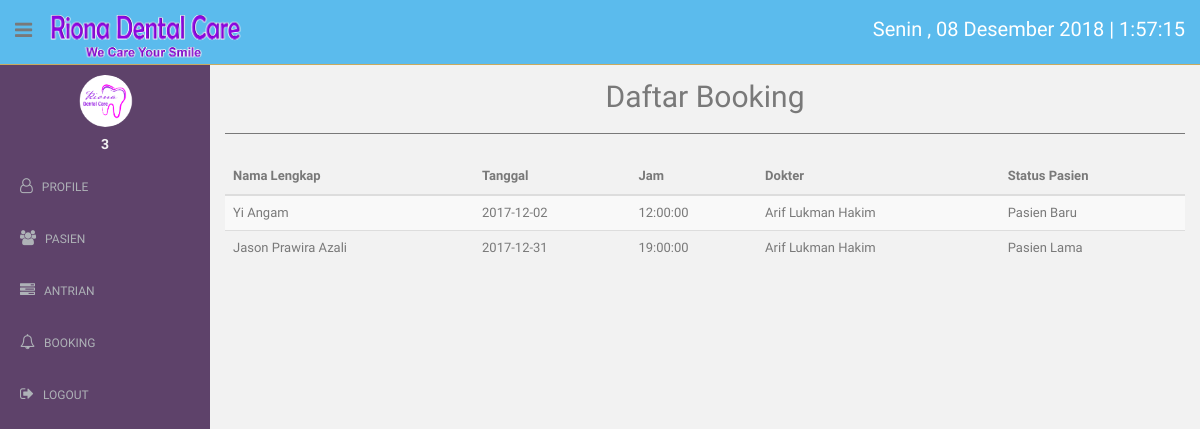
Page /dokter/booking.php (signed in) on the committed database.
### tables this page shows
CREATE TABLE `booking` (
  `id_booking` int(8) NOT NULL,
  `id_pasien` int(11) DEFAULT NULL,
  `nama_pasien` text NOT NULL,
  `id_dokter` int(11) NOT NULL,
  `tanggal` date NOT NULL,
  `jam` time NOT NULL,
  `no_telp` text NOT NULL,
  `status_pasien` int(1) NOT NULL
);

CREATE TABLE `dokter` (
  `id_dokter` int(11) NOT NULL,
  `no_reg_dokter` varchar(12) DEFAULT NULL,
  `nama_dokter` text NOT NULL,
  `alamat` text NOT NULL,
  `tanggal_lahir` date NOT NULL,
  `jenis_kelamin` varchar(1) NOT NULL,
  `no_telp` text NOT NULL,
  `email` text NOT NULL,
  `status` int(1) NOT NULL,
  `id_user_klinik` int(11) NOT NULL
);

### dokter/booking.php (the view, shortened to what this page needs)
<?php
  include "../connection/connect.php";
  include "headside.php";
  $dataBooking = $conn->query("SELECT booking.id_booking as id_booking, booking.nama_pasien as nama_pasien, booking.tanggal as tanggal, booking.jam as jam, dokter.nama_dokter as nama_dokter, booking.status_pasien as status_pasien FROM booking, dokter WHERE booking.id_dokter = dokter.id_dokter");
?>
<!DOCTYPE html>
<html lang="en">
  <head>
    <link href="../assets/css/bootstrap.css" rel="stylesheet">
    <link href="../assets/font-awesome/css/font-awesome.css" rel="stylesheet" />
    <link href="../assets/css/style.css" rel="stylesheet">
    <link href="../assets/css/style-responsive.css" rel="stylesheet">
    <link href="../assets/css/dataTables.bootstrap.min.css" rel="stylesheet">
  </head>
  <body onload="startTime()">
  <section id="container" >
      <?php
        echo $headbar;
        echo $sidebar;
      ?>
      <section id="main-content">
          <section class="wrapper">
          	<h2><center>Daftar Booking</center></h2>
            <hr>
          	<div class="row mt">
          		<div class="col-lg-12">
          		<table class="table table-striped table-advance table-hover col-lg-12">
              <thead>
                <th>Nama Lengkap</th>
                <th>Tanggal</th>
                <th>Jam</th>
                <th>Dokter</th>
                <th>Status Pasien</th>
              </thead>
              <tbody>
                <?php
                while($booking = $dataBooking->fetch_assoc()){
                  echo "
                    <tr>
                      <td>
                        $booking[nama_pasien]
                      </td>
                      <td>
                        $booking[tanggal]
                      </td>
                      <td>
                        $booking[jam]
                      </td>
                      <td>
                        $booking[nama_dokter]
                      </td>
                      <td>
                      ";
                      if($booking['status_pasien'] === '1'){
                        echo "Pasien Lama";
                      } else {
                        echo "Pasien Baru";
                      }
                      echo "
                    </tr>
                  ";
                }
                ?>
              </tbody>
              </table>
          		</div>
          	</div>
		      </section>
      </section>
  </section>
  </body>
</html>

### assets/css/style.css (style rules this page uses)
body { color: #797979; background: #f2f2f2; font-family: 'Ruda', sans-serif; padding: 0px !important; margin: 0px !important; font-size:13px; }
#container { width: 100%; height: 100%; }
hr { margin-top: 20px; margin-bottom: 20px; border: 0; border-top: 1px solid #797979; }
.mt { margin-top: 25px; }
#main-content { margin-left: 210px; }
.wrapper { display: inline-block; margin-top: 60px; padding-left: 15px; padding-right: 15px; padding-bottom: 15px; padding-top: 0px; width: 100%; }

### rows in the picture
booking: nama_pasien "Yi Angam", tanggal "2017-12-02", jam "12:00:00", id_dokter.nama_dokter "Arif Lukman Hakim", status_pasien "Pasien Baru"
booking: nama_pasien "Jason Prawira Azali", tanggal "2017-12-31", jam "19:00:00", id_dokter.nama_dokter "Arif Lukman Hakim", status_pasien "Pasien Lama"

### other values in the picture
$_SESSION[uid] "3"
